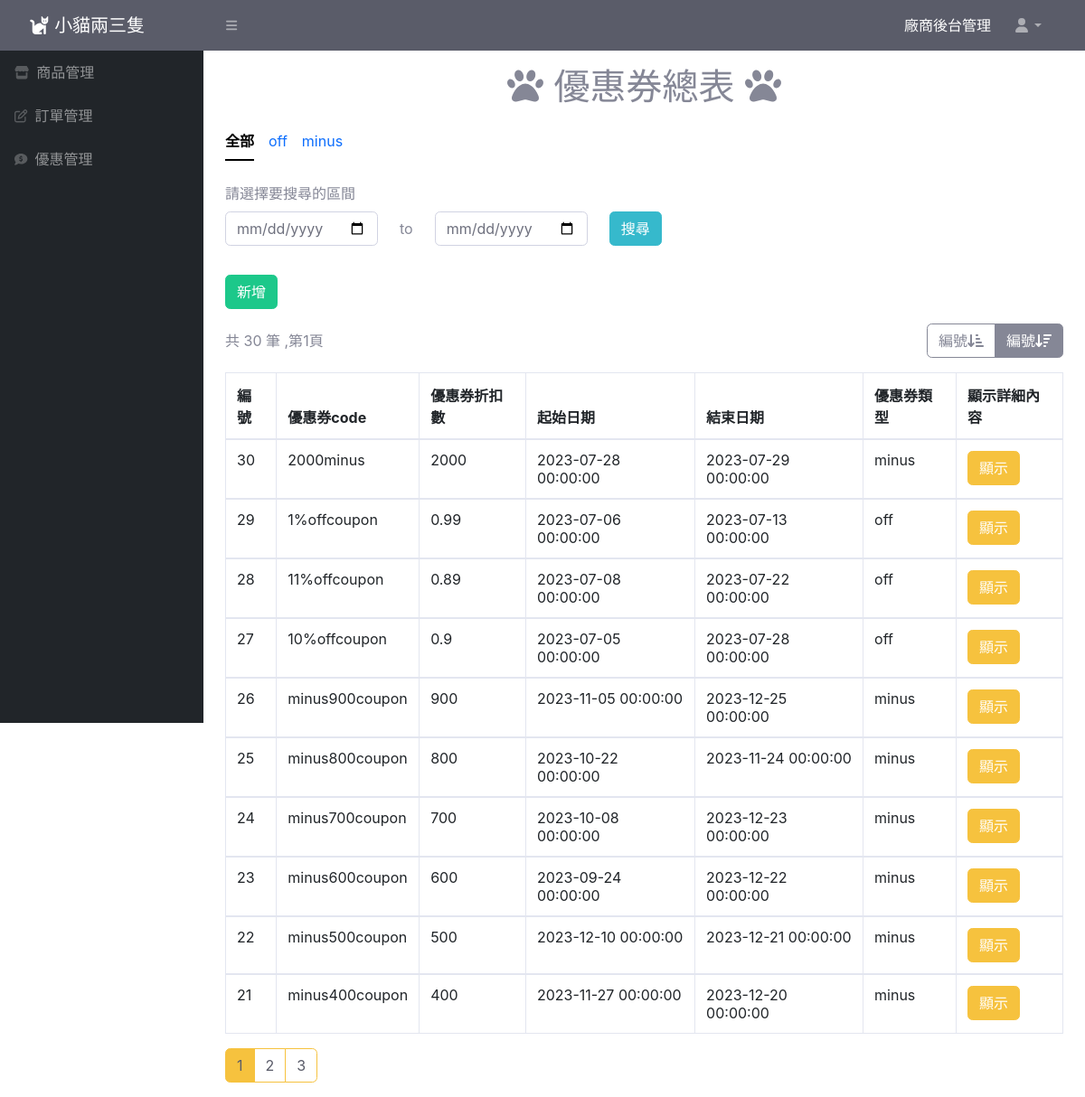
The app's page /coupon-list.php?page=1&type=2&category=all with its own data.
### tables this page shows
CREATE TABLE `coupon` (
  `coupon_id` int(11) UNSIGNED NOT NULL,
  `coupon_code` varchar(200) NOT NULL,
  `start_date` datetime NOT NULL,
  `end_date` datetime NOT NULL,
  `discount_type` varchar(30) NOT NULL,
  `discount_amount` int(30) UNSIGNED NOT NULL,
  `discount` float UNSIGNED NOT NULL,
  `usage_limit` int(30) UNSIGNED NOT NULL,
  `valid` tinyint(4) NOT NULL,
  `level` varchar(10) NOT NULL
);

### coupon/coupon-list.php (the view, shortened to what this page needs)
<?php
$page=$_GET["page"] ?? 1;
$type=$_GET["type"] ?? 1;
$category=$_GET["category"] ?? "all";
require_once("./db_connect1.php");
if(isset($_GET["start"])||isset($_GET["end"])){
    $start=$_GET["start"];
    $end=$_GET["end"];
    if($start=="")$start="2023-01-01";
    if($end=="")$end="2023-12-31";
    $date="AND start_date BETWEEN '$start'AND'$end' AND end_date NOT BETWEEN '$start'AND'$end'";
}else{
    $date="";
}
if($category=="all"){
    $coupontype="";
}elseif($category=="off"){
    $coupontype="discount_type='off' AND";
}elseif($category=="minus"){
    $coupontype="discount_type='minus' AND";
}
$sqlTotal = "SELECT coupon_id FROM coupon WHERE $coupontype valid=1 $date";
$resultTotal=$conn->query($sqlTotal);
$totalCoupon=$resultTotal->num_rows;
$perPage=10;
$startItem=($page - 1)*$perPage;
$totalPage=ceil($totalCoupon/$perPage);
if($type==1){
    $orderBy=" ORDER BY coupon_id ASC";
}elseif($type==2){
    $orderBy="ORDER BY coupon_id DESC";
}else{
    header("location:../404.php");
}
$sql = "SELECT * FROM coupon WHERE $coupontype valid=1 $date $orderBy LIMIT $startItem,$perPage";
$result = $conn->query($sql);
$rows = $result->fetch_all(MYSQLI_ASSOC);
?>
<!doctype html>
<html lang="en">
<head>
  <link href="https://cdn.jsdelivr.net/npm/bootstrap@5.2.1/dist/css/bootstrap.min.css" rel="stylesheet"
>
    <link rel="stylesheet" href="https://cdnjs.cloudflare.com/ajax/libs/font-awesome/6.4.0/css/all.min.css" />
    <link href="https://cdn.jsdelivr.net/npm/bootstrap@5.3.0/dist/css/bootstrap.min.css" rel="stylesheet">
    <link href="css/sb-admin-2.min.css" rel="stylesheet">
</head>
<body>
    <div class="container">
        <h1 class="text-center my-3"><i class="fa-solid fa-paw"></i>&nbsp;優惠券總表&nbsp;<i class="fa-solid fa-paw"></i></h1>
        <ul class="nav nav-underline mb-3">
                <li class="nav-item">
                    <a class="nav-link <?php if ($category=="all") echo "active"
                    ?>" aria-current="page" href="coupon-list.php?category=all">全部</a>
                </li>
                <li class="nav-item">
                    <a class="nav-link  <?php
                    if ($category=="off") echo "active"
                    ?>" href="coupon-list.php?category=off">off</a>
                </li>
                <li class="nav-item">
                <a class="nav-link  <?php
                    if ($category=="minus") echo "active"
                    ?>" href="coupon-list.php?category=minus">minus</a>
                </li>
            </ul>
        <div class="py-2">
            <label for="" class="form-label">請選擇要搜尋的區間</label>
                <form action="coupon-list.php?category=<?=$category?>&start=<?php if(isset($_GET["start"])) echo $_GET["start"]?>&end=<?php if(isset($_GET["end"])) echo $_GET["end"]?>">
                    <div class="row align-items-center gx-2">
                    <div class="col-auto">
                            <input type="date" class="form-control"name="start" value="<?php if(isset($_GET["start"])) echo $_GET["start"]?>">
                        </div>
                        <div class="col-auto">
                            to
                        </div>
                        <div class="col-auto">
                            <input type="date" class="form-control"name="end" value="<?php if(isset($_GET["end"])) echo $_GET["end"]?>">
                        </div>
                        <div class="col-auto">
                            <button class="btn btn-info" type="submit">搜尋</button>
                        </div>
                    </div>
                </form>
        </div>
        <div class="py-2 d-flex justify-content-between align-items-center">
            <a class="btn btn-success" href="create-coupon.php">新增</a>
        </div>
        <div class="py-2 d-flex justify-content-between align-items-center">
            <div>
                共 <?=$totalCoupon?> 筆 ,第<?=$page?>頁
            </div>
            <div class="btn-group">
                <a href="coupon-list.php?page=<?=$page?>&type=1&category=<?=$category?><?php if(isset($_GET["start"])) echo "&start=$start"?><?php if(isset($_GET["end"])) echo"&end=$end"?>"class="btn btn-outline-secondary <?php if($type==1)echo "active";?>">編號<i class="fa-solid fa-arrow-down-short-wide"></i></a>
                <a href="coupon-list.php?page=<?=$page?>&type=2&category=<?=$category?><?php if(isset($_GET["start"])) echo "&start=$start"?><?php if(isset($_GET["end"])) echo"&end=$end"?>" class="btn btn-outline-secondary <?php if($type==2)echo "active";?>">編號<i class="fa-solid fa-arrow-down-wide-short"></i></a>
            </div>
        </div>
        <table class="table table-bordered mt-2">
            <thead>
                <tr>
                    <th>編號</th>
                    <th>優惠券code</th>
                    <th>優惠券折扣數</th>
                    <th>起始日期</th>
                    <th>結束日期</th>
                    <th>優惠券類型</th>
                    <th>顯示詳細內容</th>
                </tr>
            </thead>
            <?php foreach ($rows as $row):?>
            <tbody>
                <tr>
                    <td><?=$row["coupon_id"]?></td>
                    <td><?=$row["coupon_code"]?></td>
                    <td><?=$row["discount"]?></td>
                    <td><?=$row["start_date"]?></td>
                    <td><?=$row["end_date"]?></td>
                    <td><?=$row["discount_type"]?></td>
                    <td><a href="coupon.php?coupon_id=<?=$row["coupon_id"]?>" class="btn btn-warning">顯示</a></td>
                </tr>
            </tbody>
            <?php endforeach;?>
        </table>
        <nav aria-label="Page navigation example">
            <ul class="pagination">
                <?php for($i=1;$i<=$totalPage;$i++): ?>
                <li class="page-item <?php if($i==$page) echo "active";?>"><a class="page-link border-warning <?php if($i==$page) echo "bg-warning"?> text-dark" href="coupon-list.php?page=<?=$i?>&type=<?=$type?>&category=<?=$category?><?php if(isset($_GET["start"])) echo "&start=$start"?><?php if(isset($_GET["end"])) echo"&end=$end"?>"><?=$i?></a></li>
                <?php endfor;?>
            </ul>
        </nav>
    </div>
</body>
</html>

### records on screen
coupon: coupon_id "30", coupon_code "2000minus", discount "2000", start_date "2023-07-28 00:00:00", end_date "2023-07-29 00:00:00", discount_type "minus"
coupon: coupon_id "29", coupon_code "1%offcoupon", discount "0.99", start_date "2023-07-06 00:00:00", end_date "2023-07-13 00:00:00", discount_type "off"
coupon: coupon_id "28", coupon_code "11%offcoupon", discount "0.89", start_date "2023-07-08 00:00:00", end_date "2023-07-22 00:00:00", discount_type "off"
coupon: coupon_id "27", coupon_code "10%offcoupon", discount "0.9", start_date "2023-07-05 00:00:00", end_date "2023-07-28 00:00:00", discount_type "off"
coupon: coupon_id "26", coupon_code "minus900coupon", discount "900", start_date "2023-11-05 00:00:00", end_date "2023-12-25 00:00:00", discount_type "minus"
coupon: coupon_id "25", coupon_code "minus800coupon", discount "800", start_date "2023-10-22 00:00:00", end_date "2023-11-24 00:00:00", discount_type "minus"
coupon: coupon_id "24", coupon_code "minus700coupon", discount "700", start_date "2023-10-08 00:00:00", end_date "2023-12-23 00:00:00", discount_type "minus"
coupon: coupon_id "23", coupon_code "minus600coupon", discount "600", start_date "2023-09-24 00:00:00", end_date "2023-12-22 00:00:00", discount_type "minus"
coupon: coupon_id "22", coupon_code "minus500coupon", discount "500", start_date "2023-12-10 00:00:00", end_date "2023-12-21 00:00:00", discount_type "minus"
coupon: coupon_id "21", coupon_code "minus400coupon", discount "400", start_date "2023-11-27 00:00:00", end_date "2023-12-20 00:00:00", discount_type "minus"

### other values on screen
$totalCoupon "30"
$page "1"
